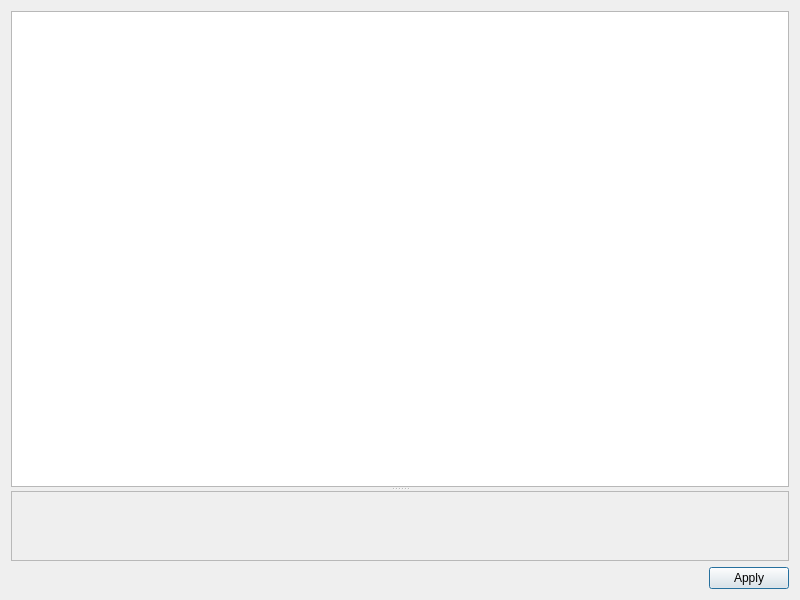
<?xml version="1.0" encoding="UTF-8"?>
<ui version="4.0">
 <class>DictionaryDialog</class>
 <widget class="QDialog" name="DictionaryDialog">
  <property name="geometry">
   <rect>
    <x>0</x>
    <y>0</y>
    <width>800</width>
    <height>600</height>
   </rect>
  </property>
  <property name="windowTitle">
   <string>Dialog</string>
  </property>
  <layout class="QVBoxLayout" name="verticalLayout">
   <item>
    <widget class="QSplitter" name="splitter">
     <property name="orientation">
      <enum>Qt::Vertical</enum>
     </property>
     <widget class="QTextBrowser" name="textBrowser"/>
     <widget class="QScrollArea" name="scrollArea">
      <property name="widgetResizable">
       <bool>true</bool>
      </property>
      <widget class="QWidget" name="scrollAreaWidgetContents">
       <property name="geometry">
        <rect>
         <x>0</x>
         <y>0</y>
         <width>780</width>
         <height>69</height>
        </rect>
       </property>
       <layout class="QVBoxLayout" name="verticalLayout_3">
        <item>
         <layout class="QVBoxLayout" name="rowsLayout"/>
        </item>
       </layout>
      </widget>
     </widget>
    </widget>
   </item>
   <item>
    <widget class="QDialogButtonBox" name="buttonBox">
     <property name="orientation">
      <enum>Qt::Horizontal</enum>
     </property>
     <property name="standardButtons">
      <set>QDialogButtonBox::Apply</set>
     </property>
    </widget>
   </item>
  </layout>
 </widget>
 <resources/>
 <connections/>
</ui>
